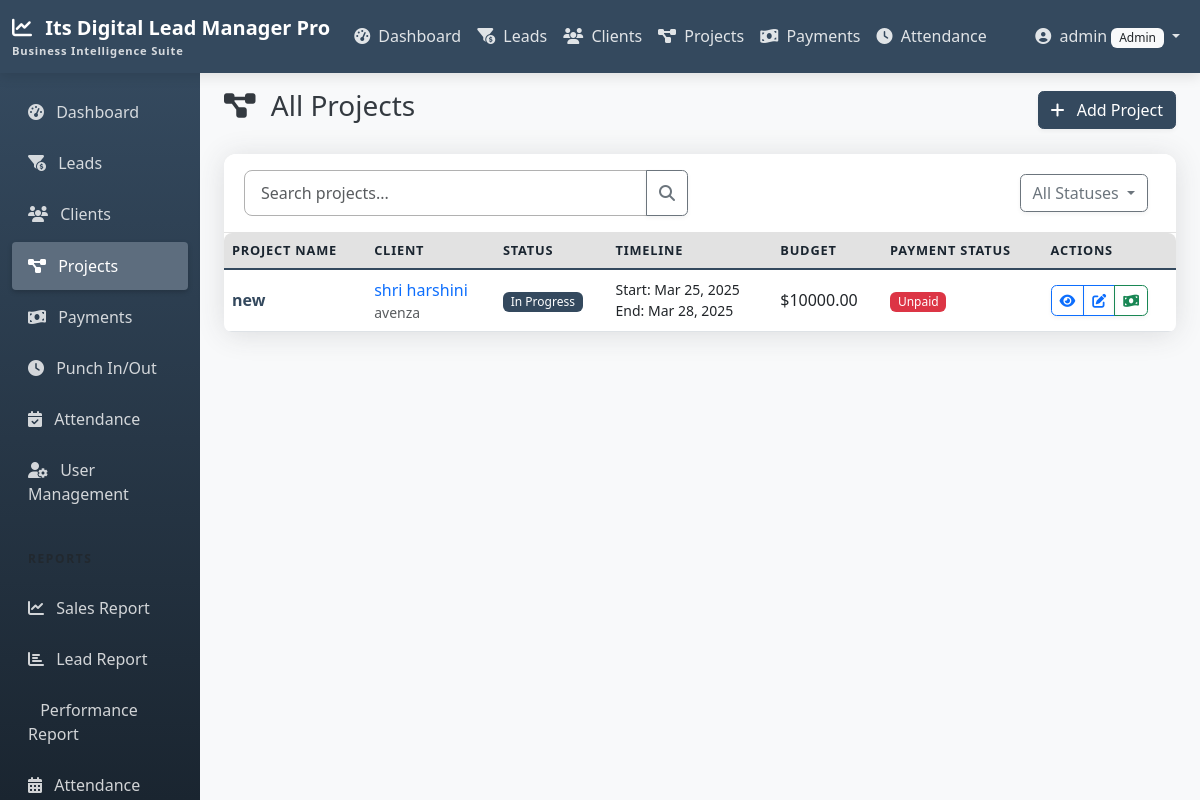
Page /projects/ (signed in) on the committed database.
### accounts/models.py (models this page shows, shortened)
class CustomUser(AbstractUser):
    ROLE_CHOICES = (
        ('admin', 'Admin'),
        ('manager', 'Manager'),
        ('team_leader', 'Team Leader'),
        ('sales_rep', 'Sales Representative'),
    )
    role = models.CharField(max_length=20, choices=ROLE_CHOICES, default='sales_rep')

### projects/models.py (models this page shows, shortened)
class Project(models.Model):
    name = models.CharField(max_length=255)
    description = models.TextField(blank=True, null=True)
    client = models.ForeignKey(Client, on_delete=models.CASCADE, related_name='projects')
    start_date = models.DateField()
    end_date = models.DateField(blank=True, null=True)
    status = models.ForeignKey(ProjectStatus, on_delete=models.SET_NULL, null=True)
    budget = models.DecimalField(max_digits=12, decimal_places=2, default=0)
    notes = models.TextField(blank=True, null=True)
    created_by = models.ForeignKey(
        CustomUser,
        related_name='created_projects',
        on_delete=models.SET_NULL,
        null=True,
        blank=True
    )
    created_at = models.DateTimeField(auto_now_add=True)
    updated_at = models.DateTimeField(auto_now=True)
    class Meta:
        ordering = ['-created_at']
    @property
    def total_payments(self):
        return self.payments.aggregate(models.Sum('amount'))['amount__sum'] or 0
    @property
    def payment_status(self):
        total_paid = self.total_payments
        if total_paid >= self.budget:
            return 'Paid'
        elif total_paid > 0:
            return 'Partially Paid'
        return 'Unpaid'

class ProjectStatus(models.Model):
    name = models.CharField(max_length=100)
    description = models.TextField(blank=True, null=True)
    order = models.PositiveIntegerField(default=0)
    class Meta:
        ordering = ['order']
        verbose_name_plural = 'Project statuses'

### clients/models.py (models this page shows, shortened)
class Client(models.Model):
    name = models.CharField(max_length=255)
    company = models.CharField(max_length=255, blank=True, null=True)
    phone = models.CharField(max_length=20)
    email = models.EmailField()
    address = models.TextField(blank=True, null=True)
    notes = models.TextField(blank=True, null=True)
    lead = models.OneToOneField(
        Lead,
        on_delete=models.SET_NULL,
        null=True,
        blank=True,
        related_name='converted_client'
    )
    created_by = models.ForeignKey(
        CustomUser,
        related_name='created_clients',
        on_delete=models.SET_NULL,
        null=True,
        blank=True
    )
    created_at = models.DateTimeField(auto_now_add=True)
    updated_at = models.DateTimeField(auto_now=True)
    class Meta:
        ordering = ['-created_at']

### projects/views.py (the view, shortened to what this page needs)
# urls.py: path('', views.ProjectListView.as_view(), name='project_list'),
class ProjectListView(LoginRequiredMixin, ListView):
    model = Project
    template_name = 'projects/project_list.html'
    context_object_name = 'projects'
    paginate_by = 10
    def get_queryset(self):
        queryset = Project.objects.all()
        search_query = self.request.GET.get('search', '')
        status_filter = self.request.GET.get('status', '')
        if status_filter:
            queryset = queryset.filter(status__id=status_filter)
        return queryset
    def get_context_data(self, **kwargs):
        context = super().get_context_data(**kwargs)
        context['statuses'] = ProjectStatus.objects.all()
        context['active_status'] = self.request.GET.get('status', '')
        context['search_query'] = self.request.GET.get('search', '')
        return context

### templates/projects/project_list.html (shortened to what this page needs)
{% extends 'base.html' %}
{% block content %}
<div class="d-flex justify-content-between align-items-center mb-4">
    <h1 class="h3">
        <i class="fas fa-project-diagram me-2"></i>
        {% if client %}Projects for {{ client.name }}{% else %}All Projects{% endif %}
    </h1>
    <div>
        <a href="{% url 'project_add' %}{% if client %}?client={{ client.id }}{% endif %}" class="btn btn-primary">
            <i class="fas fa-plus me-2"></i> Add Project
        </a>
    </div>
</div>
<div class="card shadow">
    <div class="card-header bg-white">
        <div class="row align-items-center">
            <div class="col-md-6">
                <form action="" method="get" class="input-group">
                    <input type="text" name="search" class="form-control" placeholder="Search projects..." value="{{ search_query }}">
                    <button type="submit" class="btn btn-outline-secondary">
                        <i class="fas fa-search"></i>
                    </button>
                </form>
            </div>
            <div class="col-md-6">
                <div class="d-flex justify-content-end">
                    <div class="dropdown me-2">
                        <button class="btn btn-outline-secondary dropdown-toggle" type="button" id="statusFilterDropdown" data-bs-toggle="dropdown" aria-expanded="false">
                            {% if active_status %}
                                {% for status in statuses %}
                                    {% if status.id|stringformat:"s" == active_status %}
                                        {{ status.name }}
                                    {% endif %}
                                {% endfor %}
                            {% else %}
                                All Statuses
                            {% endif %}
                        </button>
                    </div>
                </div>
            </div>
        </div>
    </div>
    <div class="table-responsive">
        <table class="table table-hover align-middle mb-0">
            <thead class="table-light">
                <tr>
                    <th scope="col">Project Name</th>
                    <th scope="col">Client</th>
                    <th scope="col">Status</th>
                    <th scope="col">Timeline</th>
                    <th scope="col">Budget</th>
                    <th scope="col">Payment Status</th>
                    <th scope="col">Actions</th>
                </tr>
            </thead>
            <tbody>
                {% for project in projects %}
                <tr>
                    <td>
                        <a href="{% url 'project_detail' project.id %}" class="text-primary fw-bold text-decoration-none">
                            {{ project.name }}
                        </a>
                    </td>
                    <td>
                        <a href="{% url 'client_detail' project.client.id %}" class="text-decoration-none">
                            {{ project.client.name }}
                        </a>
                        <small class="d-block text-muted">{{ project.client.company|default:"" }}</small>
                    </td>
                    <td>
                        <span class="badge bg-primary">{{ project.status.name|default:"New" }}</span>
                    </td>
                    <td>
                        <small class="d-block">Start: {{ project.start_date|date:"M d, Y" }}</small>
                        {% if project.end_date %}
                        <small class="d-block">End: {{ project.end_date|date:"M d, Y" }}</small>
                        {% else %}
                        <small class="d-block text-muted">End: Not set</small>
                        {% endif %}
                    </td>
                    <td>${{ project.budget }}</td>
                    <td>
                        {% if project.payment_status == 'Paid' %}
                        <span class="badge bg-success">Paid</span>
                        {% elif project.payment_status == 'Partially Paid' %}
                        <span class="badge bg-warning text-dark">Partial</span>
                        <small class="d-block">${{ project.remaining_amount }} due</small>
                        {% else %}
                        <span class="badge bg-danger">Unpaid</span>
                        {% endif %}
                    </td>
                    <td>
                        <div class="btn-group btn-group-sm">
                            <a href="{% url 'project_detail' project.id %}" class="btn btn-outline-primary" title="View">
                                <i class="fas fa-eye"></i>
                            </a>
                            <a href="{% url 'project_edit' project.id %}" class="btn btn-outline-primary" title="Edit">
                                <i class="fas fa-edit"></i>
                            </a>
                            <a href="{% url 'payment_add' %}?project={{ project.id }}" class="btn btn-outline-success" title="Add Payment">
                                <i class="fas fa-money-bill-wave"></i>
                            </a>
                        </div>
                    </td>
                </tr>
                {% endfor %}
            </tbody>
        </table>
    </div>
</div>
{% endblock %}

### templates/navbar.html (shortened to what this page needs)
<nav class="navbar navbar-expand-md navbar-dark sticky-top">
    <div class="container-fluid">
        <a class="navbar-brand" href="{% url 'home' %}">
            <i class="fas fa-chart-line me-2"></i>
            Its Digital Lead Manager Pro
            <span class="navbar-brand-subtitle">Business Intelligence Suite</span>
        </a>
        <div class="collapse navbar-collapse" id="navbarNav">
            <ul class="navbar-nav me-auto">
                {% if user.is_authenticated %}
                <li class="nav-item">
                    <a class="nav-link {% if request.path == '/reports/dashboard/' %}active{% endif %}" href="{% url 'dashboard' %}">
                        <i class="fas fa-tachometer-alt me-1"></i> Dashboard
                    </a>
                </li>
                <li class="nav-item">
                    <a class="nav-link {% if '/leads/' in request.path %}active{% endif %}" href="{% url 'lead_list' %}">
                        <i class="fas fa-funnel-dollar me-1"></i> Leads
                    </a>
                </li>
                <li class="nav-item">
                    <a class="nav-link {% if '/clients/' in request.path %}active{% endif %}" href="{% url 'client_list' %}">
                        <i class="fas fa-users me-1"></i> Clients
                    </a>
                </li>
                <li class="nav-item d-none d-lg-block">
                    <a class="nav-link {% if '/projects/' in request.path %}active{% endif %}" href="{% url 'project_list' %}">
                        <i class="fas fa-project-diagram me-1"></i> Projects
                    </a>
                </li>
                <li class="nav-item d-none d-lg-block">
                    <a class="nav-link {% if '/payments/' in request.path %}active{% endif %}" href="{% url 'payment_list' %}">
                        <i class="fas fa-money-bill-wave me-1"></i> Payments
                    </a>
                </li>
                <li class="nav-item d-none d-lg-block">
                    <a class="nav-link {% if '/attendance/punch/' in request.path %}active{% endif %}" href="{% url 'punch' %}">
                        <i class="fas fa-clock me-1"></i> Attendance
                    </a>
                </li>
                {% endif %}
            </ul>
            <ul class="navbar-nav">
                {% if user.is_authenticated %}
                <li class="nav-item dropdown">
                    <a class="nav-link dropdown-toggle" href="#" id="navbarDropdown" role="button" data-bs-toggle="dropdown" aria-expanded="false">
                        <i class="fas fa-user-circle me-1"></i>
                        {% if user.first_name %}{{ user.first_name }}{% else %}{{ user.username }}{% endif %}
                        <span class="badge bg-light text-dark">{{ user.get_role_display }}</span>
                    </a>
                </li>
                {% endif %}
            </ul>
        </div>
    </div>
</nav>

### static/css/custom.css (style rules this page uses)
:root { --primary-color: #34495e; --primary-light: #5d6d7e; --primary-dark: #1a2530; --secondary-color: #e2e2e2; --secondary-dark: #b1b1b1; --accent-color: #f39c12; --bg-color: #f8f9fa; --text-color: #343a40; --text-light: #f8f9fa; --success-color: #2ecc71; --info-color: #3498db; --warning-color: #f39c12; --danger-color: #e74c3c; }
body { background-color: var(--bg-color); color: var(--text-color); }
.navbar { background-color: var(--primary-color) !important; box-shadow: 0 4px 12px rgba(0, 0, 0, 0.1); }
.navbar-brand { font-weight: 700; font-size: 1.25rem; color: white !important; }
.navbar-brand-subtitle { font-size: 0.7rem; opacity: 0.8; display: block; letter-spacing: 0.05rem; }
.navbar .nav-link { color: rgba(255, 255, 255, 0.85) !important; font-weight: 500; }
.card { border: none; box-shadow: 0 0.15rem 1.75rem 0 rgba(58, 59, 69, 0.15) !important; border-radius: 0.75rem; margin-bottom: 1.5rem; transition: transform 0.2s ease, box-shadow 0.2s ease; }
.card-header { padding: 1rem 1.25rem; border-bottom: 1px solid var(--secondary-color); background-color: white; border-top-left-radius: 0.75rem !important; border-top-right-radius: 0.75rem !important; font-weight: 600; }
.form-control, .form-select { border-radius: 0.5rem; padding: 0.6rem 1rem; border-color: var(--secondary-dark); }
.badge { font-weight: 500; padding: 0.35em 0.65em; }
.table { border-collapse: separate; border-spacing: 0; border-radius: 0.5rem; overflow: hidden; }
.table thead th { background-color: var(--secondary-color); border-bottom: 2px solid var(--primary-color); color: var(--primary-dark); font-weight: 600; text-transform: uppercase; font-size: 0.8rem; letter-spacing: 0.05rem; }
.table tbody tr { transition: all 0.2s ease; }
.btn { border-radius: 0.35rem; font-weight: 500; box-shadow: 0 2px 4px rgba(0, 0, 0, 0.05); transition: all 0.2s ease; }
.btn-primary { background-color: var(--primary-color); border-color: var(--primary-color); }
.text-primary { color: var(--primary-color) !important; }
.bg-primary { background-color: var(--primary-color) !important; }

### rows in the picture
CustomUser: username "admin", role "Admin"
Project: name "new", client.name "shri harshini", client.company "avenza", status.name "In Progress", start_date "Mar 25, 2025", end_date "Mar 28, 2025", budget "10000.00", shows "Unpaid"
